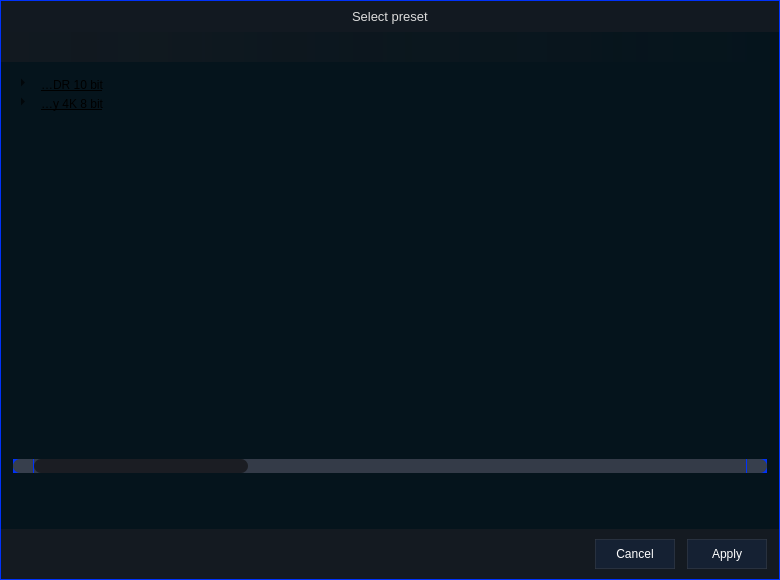
<?xml version="1.0" encoding="UTF-8"?>
<ui version="4.0">
 <class>SelectPreset</class>
 <widget class="QDialog" name="SelectPreset">
  <property name="windowModality">
   <enum>Qt::NonModal</enum>
  </property>
  <property name="geometry">
   <rect>
    <x>0</x>
    <y>0</y>
    <width>780</width>
    <height>580</height>
   </rect>
  </property>
  <property name="minimumSize">
   <size>
    <width>780</width>
    <height>580</height>
   </size>
  </property>
  <property name="maximumSize">
   <size>
    <width>3840</width>
    <height>2160</height>
   </size>
  </property>
  <property name="mouseTracking">
   <bool>true</bool>
  </property>
  <property name="tabletTracking">
   <bool>true</bool>
  </property>
  <property name="windowTitle">
   <string>Select preset</string>
  </property>
  <property name="windowIcon">
   <iconset resource="files.qrc">
    <normaloff>:/32x32/icons/Apagar/cine-encoder.png</normaloff>:/32x32/icons/Apagar/cine-encoder.png</iconset>
  </property>
  <property name="styleSheet">
   <string notr="true">background: rgb(0, 50, 250)</string>
  </property>
  <property name="locale">
   <locale language="English" country="UnitedStates"/>
  </property>
  <property name="modal">
   <bool>false</bool>
  </property>
  <layout class="QGridLayout" name="gridLayout_2">
   <property name="leftMargin">
    <number>0</number>
   </property>
   <property name="topMargin">
    <number>0</number>
   </property>
   <property name="rightMargin">
    <number>0</number>
   </property>
   <property name="bottomMargin">
    <number>0</number>
   </property>
   <property name="spacing">
    <number>0</number>
   </property>
   <item row="0" column="0">
    <widget class="QWidget" name="widget" native="true">
     <property name="styleSheet">
      <string notr="true">background: rgb(0, 50, 250)</string>
     </property>
     <layout class="QGridLayout" name="gridLayout_6">
      <property name="leftMargin">
       <number>1</number>
      </property>
      <property name="topMargin">
       <number>1</number>
      </property>
      <property name="rightMargin">
       <number>1</number>
      </property>
      <property name="bottomMargin">
       <number>1</number>
      </property>
      <property name="spacing">
       <number>0</number>
      </property>
      <item row="0" column="0">
       <widget class="QFrame" name="frame_main">
        <property name="minimumSize">
         <size>
          <width>0</width>
          <height>0</height>
         </size>
        </property>
        <property name="maximumSize">
         <size>
          <width>3840</width>
          <height>2160</height>
         </size>
        </property>
        <property name="styleSheet">
         <string notr="true">QFrame{
	background-color: rgb(5, 20, 28);
}

QTreeWidget::branch:has-children:!has-siblings:closed,
QTreeWidget::branch:closed:has-children:has-siblings  {
	padding-top: 4px;	
	padding-bottom: 4px;    
	border-image: none;
	image: url(:/16x16/icons/16x16/cil-flip-to-back.png);
}
QTreeWidget::branch:open:has-children:!has-siblings,
QTreeWidget::branch:open:has-children:has-siblings  {
	padding-top: 4px;	
	padding-bottom: 4px;   
	border-image: none;
	image: url(:/16x16/icons/16x16/cil-library.png);
}
QTreeWidget {	
	background-color: rgb(5, 20, 28);
	padding-left: 4px;
	padding-right: 4px;
	padding-top: 4px;	
	padding-bottom: 4px;
	gridline-color: rgb(44, 49, 60);
	border-radius: 3px;
	border-top: 1px solid rgb(44, 49, 60);
	border-right: 1px solid rgb(44, 49, 60);
	border-bottom: 1px solid rgb(44, 49, 60);
	border-left: 1px solid rgb(44, 49, 60);
}
QTreeWidget::item{
	border-color: rgb(44, 49, 60);
	padding-top: 5px;
    padding-left: 5px;
	padding-right: 5px;
	gridline-color: rgb(44, 49, 60);
}
QTreeWidget::item:selected{
	background-color: rgba(80, 140, 170, 80);
}
QTreeWidget::horizontalHeader {	
	background-color: rgb(81, 255, 0);
}
QHeaderView::section:horizontal
{
	border: 1px solid rgb(27, 29, 35);
	background-color: rgb(27, 29, 35);
	padding: 3px;
	border-top-left-radius: 4px;
	border-top-right-radius: 4px;
}
QHeaderView::section:vertical
{
	border: 1px solid rgb(32, 34, 42);
	background-color: rgb(27, 29, 35);
	padding: 3px;
	border-top-left-radius: 4px;
	border-bottom-left-radius: 4px;
}

QScrollBar:horizontal {
	border: none;
	background: rgb(52, 59, 72);
	height: 14px;
	margin: 0px 21px 0 21px;
	border-radius: 0px;
}
QScrollBar:vertical {
	border: none;
	background: rgb(52, 59, 72);
	width: 14px;
	margin: 21px 0 21px 0;
	border-radius: 0px;
 }
QScrollBar::handle:horizontal {
	background: rgb(27, 29, 35);
	min-width: 25px;
	border-radius: 7px
}
QScrollBar::handle:vertical {	
	background: rgb(27, 29, 35);
	min-height: 25px;
	border-radius: 7px
 }
QScrollBar::add-line:horizontal {
	border: none;
	background: rgb(55, 63, 77);
	width: 20px;
	border-top-right-radius: 7px;
	border-bottom-right-radius: 7px;
	subcontrol-position: right;
	subcontrol-origin: margin;
}
QScrollBar::add-line:vertical {
	border: none;
	background: rgb(55, 63, 77);
	height: 20px;
	border-bottom-left-radius: 7px;
	border-bottom-right-radius: 7px;
	subcontrol-position: bottom;
	subcontrol-origin: margin;
 }
QScrollBar::sub-line:horizontal {
	border: none;
	background: rgb(55, 63, 77);
	width: 20px;
	border-top-left-radius: 7px;
	border-bottom-left-radius: 7px;
	subcontrol-position: left;
	subcontrol-origin: margin;
}
QScrollBar::sub-line:vertical {
	border: none;
	background: rgb(55, 63, 77);
	height: 20px;
	border-top-left-radius: 7px;
	border-top-right-radius: 7px;
	subcontrol-position: top;
	subcontrol-origin: margin;
 }
QScrollBar::up-arrow:horizontal, QScrollBar::down-arrow:horizontal
{
	background: none;
}
QScrollBar::up-arrow:vertical, QScrollBar::down-arrow:vertical {
	background: none;
 }
QScrollBar::add-page:horizontal, QScrollBar::sub-page:horizontal
{
	background: none;
}
QScrollBar::add-page:vertical, QScrollBar::sub-page:vertical {
	background: none;
 }


QSlider::groove:horizontal {
    border-radius: 9px;
    height: 18px;
	margin: 0px;
	background-color: rgb(52, 59, 72);
}
QSlider::groove:horizontal:hover {
	background-color: rgb(55, 62, 76);
}
QSlider::handle:horizontal {
    background-color: rgb(85, 170, 255);
    border: none;
    height: 18px;
    width: 18px;
    margin: 0px;
	border-radius: 9px;
}
QSlider::handle:horizontal:hover {
    background-color: rgb(105, 180, 255);
}
QSlider::handle:horizontal:pressed {
    background-color: rgb(65, 130, 195);
}

QSlider::groove:vertical {
    border-radius: 9px;
    width: 18px;
    margin: 0px;
	background-color: rgb(52, 59, 72);
}
QSlider::groove:vertical:hover {
	background-color: rgb(55, 62, 76);
}
QSlider::handle:vertical {
    background-color: rgb(85, 170, 255);
	border: none;
    height: 18px;
    width: 18px;
    margin: 0px;
	border-radius: 9px;
}
QSlider::handle:vertical:hover {
    background-color: rgb(105, 180, 255);
}
QSlider::handle:vertical:pressed {
    background-color: rgb(65, 130, 195);
}</string>
        </property>
        <property name="frameShape">
         <enum>QFrame::NoFrame</enum>
        </property>
        <property name="frameShadow">
         <enum>QFrame::Raised</enum>
        </property>
        <layout class="QGridLayout" name="gridLayout_4">
         <property name="leftMargin">
          <number>0</number>
         </property>
         <property name="topMargin">
          <number>0</number>
         </property>
         <property name="rightMargin">
          <number>0</number>
         </property>
         <property name="bottomMargin">
          <number>0</number>
         </property>
         <property name="verticalSpacing">
          <number>0</number>
         </property>
         <item row="3" column="0">
          <spacer name="verticalSpacer_top">
           <property name="orientation">
            <enum>Qt::Vertical</enum>
           </property>
           <property name="sizeType">
            <enum>QSizePolicy::Fixed</enum>
           </property>
           <property name="sizeHint" stdset="0">
            <size>
             <width>20</width>
             <height>5</height>
            </size>
           </property>
          </spacer>
         </item>
         <item row="8" column="0">
          <widget class="QFrame" name="frame_bottom">
           <property name="minimumSize">
            <size>
             <width>0</width>
             <height>50</height>
            </size>
           </property>
           <property name="maximumSize">
            <size>
             <width>3840</width>
             <height>50</height>
            </size>
           </property>
           <property name="styleSheet">
            <string notr="true">background-color: rgba(27, 29, 35, 180)</string>
           </property>
           <property name="frameShape">
            <enum>QFrame::NoFrame</enum>
           </property>
           <property name="frameShadow">
            <enum>QFrame::Raised</enum>
           </property>
           <layout class="QGridLayout" name="gridLayout_3">
            <property name="leftMargin">
             <number>9</number>
            </property>
            <property name="topMargin">
             <number>3</number>
            </property>
            <property name="rightMargin">
             <number>9</number>
            </property>
            <property name="bottomMargin">
             <number>3</number>
            </property>
            <item row="0" column="0">
             <layout class="QHBoxLayout" name="horizontalLayout">
              <property name="spacing">
               <number>12</number>
              </property>
              <property name="leftMargin">
               <number>3</number>
              </property>
              <property name="rightMargin">
               <number>3</number>
              </property>
              <item>
               <spacer name="horizontalSpacer">
                <property name="orientation">
                 <enum>Qt::Horizontal</enum>
                </property>
                <property name="sizeHint" stdset="0">
                 <size>
                  <width>40</width>
                  <height>20</height>
                 </size>
                </property>
               </spacer>
              </item>
              <item>
               <widget class="QPushButton" name="pushButton_7">
                <property name="enabled">
                 <bool>true</bool>
                </property>
                <property name="sizePolicy">
                 <sizepolicy hsizetype="Fixed" vsizetype="Fixed">
                  <horstretch>0</horstretch>
                  <verstretch>0</verstretch>
                 </sizepolicy>
                </property>
                <property name="minimumSize">
                 <size>
                  <width>80</width>
                  <height>30</height>
                 </size>
                </property>
                <property name="maximumSize">
                 <size>
                  <width>80</width>
                  <height>30</height>
                 </size>
                </property>
                <property name="font">
                 <font>
                  <pointsize>9</pointsize>
                 </font>
                </property>
                <property name="styleSheet">
                 <string notr="true">QPushButton {
	color: rgb(255, 255, 255);
	border: 1px solid rgba(52, 59, 72, 150);
	border-radius: 0px;	
	background-color: rgba(25, 59, 120, 50);
}
QPushButton:hover {
	background-color: rgb(57, 65, 80);
	border: 1px solid rgb(61, 70, 86);
}
QPushButton:pressed {	
	background-color: rgb(35, 40, 49);
	border: 1px solid rgb(43, 50, 61);
}</string>
                </property>
                <property name="text">
                 <string>Cancel</string>
                </property>
               </widget>
              </item>
              <item>
               <widget class="QPushButton" name="pushButton_6">
                <property name="enabled">
                 <bool>true</bool>
                </property>
                <property name="sizePolicy">
                 <sizepolicy hsizetype="Fixed" vsizetype="Fixed">
                  <horstretch>0</horstretch>
                  <verstretch>0</verstretch>
                 </sizepolicy>
                </property>
                <property name="minimumSize">
                 <size>
                  <width>80</width>
                  <height>30</height>
                 </size>
                </property>
                <property name="maximumSize">
                 <size>
                  <width>80</width>
                  <height>30</height>
                 </size>
                </property>
                <property name="font">
                 <font>
                  <pointsize>9</pointsize>
                 </font>
                </property>
                <property name="styleSheet">
                 <string notr="true">QPushButton {
	color: rgb(255, 255, 255);
	border: 1px solid rgba(52, 59, 72, 150);
	border-radius: 0px;	
	background-color: rgba(25, 59, 120, 50);
}
QPushButton:hover {
	background-color: rgb(57, 65, 80);
	border: 1px solid rgb(61, 70, 86);
}
QPushButton:pressed {	
	background-color: rgb(35, 40, 49);
	border: 1px solid rgb(43, 50, 61);
}</string>
                </property>
                <property name="text">
                 <string>Apply</string>
                </property>
               </widget>
              </item>
             </layout>
            </item>
           </layout>
          </widget>
         </item>
         <item row="1" column="0">
          <widget class="QFrame" name="frame_hint">
           <property name="minimumSize">
            <size>
             <width>0</width>
             <height>31</height>
            </size>
           </property>
           <property name="maximumSize">
            <size>
             <width>3840</width>
             <height>31</height>
            </size>
           </property>
           <property name="mouseTracking">
            <bool>false</bool>
           </property>
           <property name="acceptDrops">
            <bool>false</bool>
           </property>
           <property name="styleSheet">
            <string notr="true">background-color: rgba(27, 29, 35, 150)</string>
           </property>
           <property name="frameShape">
            <enum>QFrame::NoFrame</enum>
           </property>
           <property name="frameShadow">
            <enum>QFrame::Raised</enum>
           </property>
           <layout class="QGridLayout" name="gridLayout_8">
            <property name="sizeConstraint">
             <enum>QLayout::SetDefaultConstraint</enum>
            </property>
            <property name="leftMargin">
             <number>0</number>
            </property>
            <property name="topMargin">
             <number>0</number>
            </property>
            <property name="rightMargin">
             <number>0</number>
            </property>
            <property name="bottomMargin">
             <number>0</number>
            </property>
            <property name="spacing">
             <number>0</number>
            </property>
            <item row="0" column="5">
             <spacer name="horizontalSpacer_13">
              <property name="orientation">
               <enum>Qt::Horizontal</enum>
              </property>
              <property name="sizeHint" stdset="0">
               <size>
                <width>40</width>
                <height>20</height>
               </size>
              </property>
             </spacer>
            </item>
            <item row="0" column="4">
             <widget class="QLabel" name="label">
              <property name="font">
               <font>
                <pointsize>10</pointsize>
               </font>
              </property>
              <property name="styleSheet">
               <string notr="true">QLabel {	
	background-color: transparent;
	color: rgb(220, 220, 220);
}
</string>
              </property>
              <property name="text">
               <string>Select preset</string>
              </property>
             </widget>
            </item>
            <item row="0" column="9">
             <widget class="QPushButton" name="closeWindow_2">
              <property name="enabled">
               <bool>true</bool>
              </property>
              <property name="sizePolicy">
               <sizepolicy hsizetype="Minimum" vsizetype="Expanding">
                <horstretch>0</horstretch>
                <verstretch>0</verstretch>
               </sizepolicy>
              </property>
              <property name="minimumSize">
               <size>
                <width>40</width>
                <height>31</height>
               </size>
              </property>
              <property name="maximumSize">
               <size>
                <width>40</width>
                <height>31</height>
               </size>
              </property>
              <property name="toolTip">
               <string>Close</string>
              </property>
              <property name="styleSheet">
               <string notr="true">QPushButton {	
	border: none;
	background-color: transparent;
}
QPushButton:hover {
	background-color: rgb(52, 59, 72);
}
QPushButton:pressed {	
	background-color: rgb(85, 170, 255);
}</string>
              </property>
              <property name="text">
               <string/>
              </property>
              <property name="icon">
               <iconset resource="files.qrc">
                <normaloff>:/16x16/icons/16x16/cil-x.png</normaloff>:/16x16/icons/16x16/cil-x.png</iconset>
              </property>
              <property name="iconSize">
               <size>
                <width>16</width>
                <height>16</height>
               </size>
              </property>
             </widget>
            </item>
            <item row="0" column="3">
             <spacer name="horizontalSpacer_4">
              <property name="orientation">
               <enum>Qt::Horizontal</enum>
              </property>
              <property name="sizeType">
               <enum>QSizePolicy::Expanding</enum>
              </property>
              <property name="sizeHint" stdset="0">
               <size>
                <width>10</width>
                <height>20</height>
               </size>
              </property>
             </spacer>
            </item>
            <item row="0" column="1">
             <spacer name="horizontalSpacer_5">
              <property name="orientation">
               <enum>Qt::Horizontal</enum>
              </property>
              <property name="sizeType">
               <enum>QSizePolicy::Fixed</enum>
              </property>
              <property name="sizeHint" stdset="0">
               <size>
                <width>120</width>
                <height>20</height>
               </size>
              </property>
             </spacer>
            </item>
            <item row="1" column="9">
             <spacer name="verticalSpacer_2">
              <property name="orientation">
               <enum>Qt::Vertical</enum>
              </property>
              <property name="sizeHint" stdset="0">
               <size>
                <width>20</width>
                <height>10</height>
               </size>
              </property>
             </spacer>
            </item>
            <item row="0" column="7">
             <widget class="QPushButton" name="hideWindow_2">
              <property name="minimumSize">
               <size>
                <width>40</width>
                <height>31</height>
               </size>
              </property>
              <property name="maximumSize">
               <size>
                <width>40</width>
                <height>31</height>
               </size>
              </property>
              <property name="toolTip">
               <string>Hide</string>
              </property>
              <property name="styleSheet">
               <string notr="true">QPushButton {	
	border: none;
	background-color: transparent;
}
QPushButton:hover {
	background-color: rgb(52, 59, 72);
}
QPushButton:pressed {	
	background-color: rgb(85, 170, 255);
}</string>
              </property>
              <property name="text">
               <string/>
              </property>
              <property name="icon">
               <iconset resource="files.qrc">
                <normaloff>:/16x16/icons/16x16/cil-window-minimize.png</normaloff>:/16x16/icons/16x16/cil-window-minimize.png</iconset>
              </property>
              <property name="iconSize">
               <size>
                <width>16</width>
                <height>16</height>
               </size>
              </property>
             </widget>
            </item>
            <item row="0" column="8">
             <widget class="QPushButton" name="expandWindow_2">
              <property name="minimumSize">
               <size>
                <width>40</width>
                <height>31</height>
               </size>
              </property>
              <property name="maximumSize">
               <size>
                <width>40</width>
                <height>31</height>
               </size>
              </property>
              <property name="toolTip">
               <string>Expand</string>
              </property>
              <property name="styleSheet">
               <string notr="true">QPushButton {	
	border: none;
	background-color: transparent;
}
QPushButton:hover {
	background-color: rgb(52, 59, 72);
}
QPushButton:pressed {	
	background-color: rgb(85, 170, 255);
}</string>
              </property>
              <property name="text">
               <string/>
              </property>
              <property name="icon">
               <iconset resource="files.qrc">
                <normaloff>:/16x16/icons/16x16/cil-media-stop.png</normaloff>:/16x16/icons/16x16/cil-media-stop.png</iconset>
              </property>
              <property name="iconSize">
               <size>
                <width>16</width>
                <height>16</height>
               </size>
              </property>
             </widget>
            </item>
           </layout>
          </widget>
         </item>
         <item row="4" column="0">
          <widget class="QFrame" name="frame_widget">
           <property name="sizePolicy">
            <sizepolicy hsizetype="Expanding" vsizetype="Expanding">
             <horstretch>0</horstretch>
             <verstretch>0</verstretch>
            </sizepolicy>
           </property>
           <property name="minimumSize">
            <size>
             <width>0</width>
             <height>100</height>
            </size>
           </property>
           <property name="maximumSize">
            <size>
             <width>3840</width>
             <height>2160</height>
            </size>
           </property>
           <property name="styleSheet">
            <string notr="true">QFrame{
	background-color: rgb(5, 20, 28);
	border: 1px solid rgb(5, 20, 28);
}</string>
           </property>
           <property name="frameShape">
            <enum>QFrame::NoFrame</enum>
           </property>
           <property name="frameShadow">
            <enum>QFrame::Raised</enum>
           </property>
           <layout class="QGridLayout" name="gridLayout">
            <property name="leftMargin">
             <number>6</number>
            </property>
            <property name="topMargin">
             <number>0</number>
            </property>
            <property name="rightMargin">
             <number>6</number>
            </property>
            <property name="bottomMargin">
             <number>0</number>
            </property>
            <item row="0" column="0">
             <widget class="QTreeWidget" name="treeWidget">
              <property name="styleSheet">
               <string notr="true"/>
              </property>
              <property name="frameShape">
               <enum>QFrame::StyledPanel</enum>
              </property>
              <property name="frameShadow">
               <enum>QFrame::Raised</enum>
              </property>
              <property name="editTriggers">
               <set>QAbstractItemView::DoubleClicked|QAbstractItemView::EditKeyPressed</set>
              </property>
              <property name="dragEnabled">
               <bool>false</bool>
              </property>
              <property name="dragDropOverwriteMode">
               <bool>false</bool>
              </property>
              <property name="dragDropMode">
               <enum>QAbstractItemView::NoDragDrop</enum>
              </property>
              <property name="alternatingRowColors">
               <bool>false</bool>
              </property>
              <property name="textElideMode">
               <enum>Qt::ElideLeft</enum>
              </property>
              <property name="itemsExpandable">
               <bool>true</bool>
              </property>
              <property name="columnCount">
               <number>25</number>
              </property>
              <attribute name="headerVisible">
               <bool>false</bool>
              </attribute>
              <column>
               <property name="text">
                <string>   Select preset</string>
               </property>
               <property name="foreground">
                <brush brushstyle="SolidPattern">
                 <color alpha="255">
                  <red>255</red>
                  <green>255</green>
                  <blue>255</blue>
                 </color>
                </brush>
               </property>
              </column>
              <column>
               <property name="text">
                <string notr="true">2</string>
               </property>
              </column>
              <column>
               <property name="text">
                <string notr="true">3</string>
               </property>
              </column>
              <column>
               <property name="text">
                <string notr="true">4</string>
               </property>
              </column>
              <column>
               <property name="text">
                <string notr="true">5</string>
               </property>
              </column>
              <column>
               <property name="text">
                <string notr="true">6</string>
               </property>
              </column>
              <column>
               <property name="text">
                <string notr="true">7</string>
               </property>
              </column>
              <column>
               <property name="text">
                <string notr="true">8</string>
               </property>
              </column>
              <column>
               <property name="text">
                <string notr="true">9</string>
               </property>
              </column>
              <column>
               <property name="text">
                <string notr="true">10</string>
               </property>
              </column>
              <column>
               <property name="text">
                <string notr="true">11</string>
               </property>
              </column>
              <column>
               <property name="text">
                <string notr="true">12</string>
               </property>
              </column>
              <column>
               <property name="text">
                <string notr="true">13</string>
               </property>
              </column>
              <column>
               <property name="text">
                <string notr="true">14</string>
               </property>
              </column>
              <column>
               <property name="text">
                <string notr="true">15</string>
               </property>
              </column>
              <column>
               <property name="text">
                <string notr="true">16</string>
               </property>
              </column>
              <column>
               <property name="text">
                <string notr="true">17</string>
               </property>
              </column>
              <column>
               <property name="text">
                <string notr="true">18</string>
               </property>
              </column>
              <column>
               <property name="text">
                <string notr="true">19</string>
               </property>
              </column>
              <column>
               <property name="text">
                <string notr="true">20</string>
               </property>
              </column>
              <column>
               <property name="text">
                <string notr="true">21</string>
               </property>
              </column>
              <column>
               <property name="text">
                <string notr="true">22</string>
               </property>
              </column>
              <column>
               <property name="text">
                <string notr="true">23</string>
               </property>
              </column>
              <column>
               <property name="text">
                <string notr="true">24</string>
               </property>
              </column>
              <column>
               <property name="text">
                <string notr="true">25</string>
               </property>
              </column>
              <item>
               <property name="text">
                <string>High Quality 4K HDR 10 bit</string>
               </property>
               <property name="font">
                <font>
                 <weight>50</weight>
                 <italic>false</italic>
                 <bold>false</bold>
                 <underline>true</underline>
                 <strikeout>false</strikeout>
                 <stylestrategy>PreferDefault</stylestrategy>
                 <kerning>true</kerning>
                </font>
               </property>
               <property name="textAlignment">
                <set>AlignLeading|AlignVCenter</set>
               </property>
               <property name="flags">
                <set>ItemIsSelectable|ItemIsEditable|ItemIsDragEnabled|ItemIsDropEnabled|ItemIsUserCheckable|ItemIsEnabled</set>
               </property>
               <item>
                <property name="text">
                 <string>HEVC, NVENC, Res: Source, Fps: Source, YUV, 4:2:0, VBR 45M, 2 Pass, HDR: Source, Audio: AC3, 448k, MP4</string>
                </property>
                <property name="font">
                 <font>
                  <italic>true</italic>
                 </font>
                </property>
                <property name="flags">
                 <set>ItemIsSelectable|ItemIsEditable|ItemIsDragEnabled|ItemIsDropEnabled|ItemIsUserCheckable|ItemIsEnabled</set>
                </property>
               </item>
               <item>
                <property name="text">
                 <string>HEVC, NVENC, Res: Source, Fps: Source, YUV, 4:2:0, VBR 45M, 2 Pass, HDR: Custom, Audio: AC3, 448k, MP4</string>
                </property>
                <property name="font">
                 <font>
                  <italic>true</italic>
                 </font>
                </property>
                <property name="flags">
                 <set>ItemIsSelectable|ItemIsEditable|ItemIsDragEnabled|ItemIsDropEnabled|ItemIsUserCheckable|ItemIsEnabled</set>
                </property>
               </item>
               <item>
                <property name="text">
                 <string>HEVC, CPU, Res: Source, Fps: Source, YUV, 4:2:0, CQP 19, 1 Pass, HDR: Source, Audio: AC3, 448k, MKV</string>
                </property>
                <property name="font">
                 <font>
                  <italic>true</italic>
                 </font>
                </property>
                <property name="flags">
                 <set>ItemIsSelectable|ItemIsEditable|ItemIsDragEnabled|ItemIsDropEnabled|ItemIsUserCheckable|ItemIsEnabled</set>
                </property>
               </item>
               <item>
                <property name="text">
                 <string>VP9, CPU, Res: Source, Fps: Source, YUV, 4:2:0, VBR 18M, 1 Pass, HDR: source, Audio: Opus, 256k, WebM</string>
                </property>
                <property name="font">
                 <font>
                  <italic>true</italic>
                 </font>
                </property>
                <property name="flags">
                 <set>ItemIsSelectable|ItemIsEditable|ItemIsDragEnabled|ItemIsDropEnabled|ItemIsUserCheckable|ItemIsEnabled</set>
                </property>
               </item>
              </item>
              <item>
               <property name="text">
                <string>High Quality 4K 8 bit</string>
               </property>
               <property name="font">
                <font>
                 <weight>50</weight>
                 <italic>false</italic>
                 <bold>false</bold>
                 <underline>true</underline>
                </font>
               </property>
               <property name="flags">
                <set>ItemIsSelectable|ItemIsEditable|ItemIsDragEnabled|ItemIsDropEnabled|ItemIsUserCheckable|ItemIsEnabled</set>
               </property>
               <item>
                <property name="text">
                 <string>HEVC, NVENC, Res: Source, Fps: Source, YUV, 4:2:0, VBR 50M,  2 Pass, Audio: AC3, 448k, MKV</string>
                </property>
                <property name="font">
                 <font>
                  <italic>true</italic>
                 </font>
                </property>
                <property name="flags">
                 <set>ItemIsSelectable|ItemIsEditable|ItemIsDragEnabled|ItemIsDropEnabled|ItemIsUserCheckable|ItemIsEnabled</set>
                </property>
               </item>
               <item>
                <property name="text">
                 <string>HEVC, CPU, Res: Source, Fps: Source, YUV, 4:2:0, CQP 19, 1 Pass, Audio: AC3, 448k, MKV</string>
                </property>
                <property name="font">
                 <font>
                  <italic>true</italic>
                 </font>
                </property>
                <property name="flags">
                 <set>ItemIsSelectable|ItemIsEditable|ItemIsDragEnabled|ItemIsDropEnabled|ItemIsUserCheckable|ItemIsEnabled</set>
                </property>
               </item>
               <item>
                <property name="text">
                 <string>AVC, NVENC, Res: Source, Fps: Source, YUV, 4:2:0, VBR 50M, 2 Pass, Audio: AAC, 256k, MP4</string>
                </property>
                <property name="font">
                 <font>
                  <italic>true</italic>
                 </font>
                </property>
                <property name="flags">
                 <set>ItemIsSelectable|ItemIsEditable|ItemIsDragEnabled|ItemIsDropEnabled|ItemIsUserCheckable|ItemIsEnabled</set>
                </property>
               </item>
              </item>
             </widget>
            </item>
           </layout>
          </widget>
         </item>
         <item row="7" column="0">
          <spacer name="verticalSpacer_bottom">
           <property name="orientation">
            <enum>Qt::Vertical</enum>
           </property>
           <property name="sizeType">
            <enum>QSizePolicy::Preferred</enum>
           </property>
           <property name="sizeHint" stdset="0">
            <size>
             <width>20</width>
             <height>50</height>
            </size>
           </property>
          </spacer>
         </item>
         <item row="2" column="0">
          <widget class="QFrame" name="frame_top">
           <property name="minimumSize">
            <size>
             <width>0</width>
             <height>0</height>
            </size>
           </property>
           <property name="maximumSize">
            <size>
             <width>3840</width>
             <height>30</height>
            </size>
           </property>
           <property name="styleSheet">
            <string notr="true">background-color: qlineargradient( x1:0 y1:0, x2:1 y2:0, stop:0 rgba(27, 29, 35, 150), stop:1 rgb(5, 20, 28));</string>
           </property>
           <property name="frameShape">
            <enum>QFrame::NoFrame</enum>
           </property>
           <property name="frameShadow">
            <enum>QFrame::Raised</enum>
           </property>
           <layout class="QGridLayout" name="gridLayout_5">
            <property name="leftMargin">
             <number>0</number>
            </property>
            <property name="topMargin">
             <number>0</number>
            </property>
            <property name="rightMargin">
             <number>0</number>
            </property>
            <property name="bottomMargin">
             <number>0</number>
            </property>
            <item row="0" column="2">
             <widget class="QPushButton" name="actionEdit_preset">
              <property name="enabled">
               <bool>true</bool>
              </property>
              <property name="sizePolicy">
               <sizepolicy hsizetype="Minimum" vsizetype="Expanding">
                <horstretch>0</horstretch>
                <verstretch>0</verstretch>
               </sizepolicy>
              </property>
              <property name="minimumSize">
               <size>
                <width>40</width>
                <height>31</height>
               </size>
              </property>
              <property name="maximumSize">
               <size>
                <width>40</width>
                <height>31</height>
               </size>
              </property>
              <property name="toolTip">
               <string>Edit</string>
              </property>
              <property name="styleSheet">
               <string notr="true">QPushButton {	
	border: none;
	background-color: transparent;
}
QPushButton:hover {
	background-color: rgb(52, 59, 72);
}
QPushButton:pressed {	
	background-color: rgb(85, 170, 255);
}</string>
              </property>
              <property name="text">
               <string/>
              </property>
              <property name="icon">
               <iconset resource="files.qrc">
                <normaloff>:/16x16/icons/16x16/cil-pen-alt.png</normaloff>:/16x16/icons/16x16/cil-pen-alt.png</iconset>
              </property>
              <property name="default">
               <bool>false</bool>
              </property>
              <property name="flat">
               <bool>false</bool>
              </property>
             </widget>
            </item>
            <item row="0" column="1">
             <widget class="QPushButton" name="actionRemove_preset">
              <property name="enabled">
               <bool>true</bool>
              </property>
              <property name="sizePolicy">
               <sizepolicy hsizetype="Minimum" vsizetype="Expanding">
                <horstretch>0</horstretch>
                <verstretch>0</verstretch>
               </sizepolicy>
              </property>
              <property name="minimumSize">
               <size>
                <width>40</width>
                <height>31</height>
               </size>
              </property>
              <property name="maximumSize">
               <size>
                <width>40</width>
                <height>31</height>
               </size>
              </property>
              <property name="toolTip">
               <string>Remove</string>
              </property>
              <property name="styleSheet">
               <string notr="true">QPushButton {	
	border: none;
	background-color: transparent;
}
QPushButton:hover {
	background-color: rgb(52, 59, 72);
}
QPushButton:pressed {	
	background-color: rgb(85, 170, 255);
}</string>
              </property>
              <property name="text">
               <string/>
              </property>
              <property name="icon">
               <iconset resource="files.qrc">
                <normaloff>:/16x16/icons/16x16/cil-action-undo.png</normaloff>:/16x16/icons/16x16/cil-action-undo.png</iconset>
              </property>
              <property name="default">
               <bool>false</bool>
              </property>
              <property name="flat">
               <bool>false</bool>
              </property>
             </widget>
            </item>
            <item row="0" column="0">
             <widget class="QPushButton" name="actionAdd_preset">
              <property name="enabled">
               <bool>true</bool>
              </property>
              <property name="sizePolicy">
               <sizepolicy hsizetype="Fixed" vsizetype="Fixed">
                <horstretch>0</horstretch>
                <verstretch>0</verstretch>
               </sizepolicy>
              </property>
              <property name="minimumSize">
               <size>
                <width>40</width>
                <height>31</height>
               </size>
              </property>
              <property name="maximumSize">
               <size>
                <width>40</width>
                <height>31</height>
               </size>
              </property>
              <property name="toolTip">
               <string>Add</string>
              </property>
              <property name="autoFillBackground">
               <bool>false</bool>
              </property>
              <property name="styleSheet">
               <string notr="true">QPushButton {	
	border: none;
	background-color: transparent;
}
QPushButton:hover {
	background-color: rgb(52, 59, 72);
}
QPushButton:pressed {	
	background-color: rgb(85, 170, 255);
}
QPushButton::menu-indicator {	
	height: 0px;
	background-color: transparent;
}
</string>
              </property>
              <property name="locale">
               <locale language="English" country="UnitedStates"/>
              </property>
              <property name="text">
               <string/>
              </property>
              <property name="icon">
               <iconset resource="files.qrc">
                <normaloff>:/16x16/icons/16x16/cil-wrap-text.png</normaloff>:/16x16/icons/16x16/cil-wrap-text.png</iconset>
              </property>
              <property name="flat">
               <bool>false</bool>
              </property>
             </widget>
            </item>
            <item row="0" column="3">
             <spacer name="horizontalSpacer_3">
              <property name="orientation">
               <enum>Qt::Horizontal</enum>
              </property>
              <property name="sizeHint" stdset="0">
               <size>
                <width>40</width>
                <height>20</height>
               </size>
              </property>
             </spacer>
            </item>
           </layout>
          </widget>
         </item>
        </layout>
       </widget>
      </item>
     </layout>
    </widget>
   </item>
  </layout>
 </widget>
 <resources>
  <include location="files.qrc"/>
 </resources>
 <connections/>
</ui>
